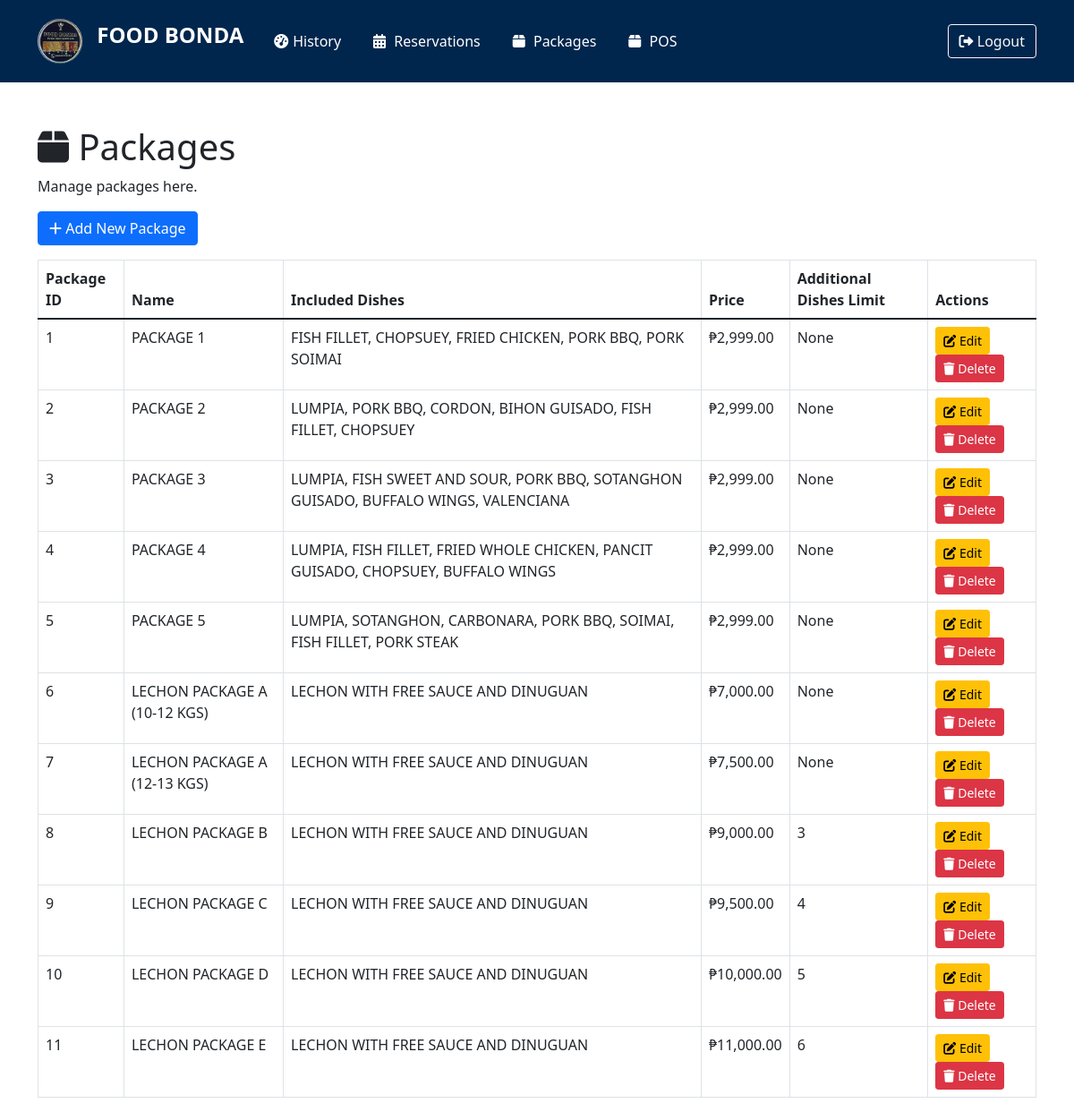
The page /owner/owner_packages.php (signed in) on the database its author committed.
### tables this page shows
CREATE TABLE `packages` (
  `package_id` int NOT NULL,
  `package_name` varchar(255) NOT NULL,
  `price` decimal(10,2) NOT NULL,
  `included_dishes` text NOT NULL,
  `additional_dishes_limit` int DEFAULT NULL
);

### owner/owner_packages.php (the view, shortened to what this page needs)
<?php
require_once '../db_conn.php';
$sql = 'SELECT * FROM packages';
$result = $conn->query($sql);
$packages = [];
if ($result->num_rows > 0) {
    while ($row = $result->fetch_assoc()) {
        $packages[] = $row;
    }
}
?>
<!DOCTYPE html>
<html lang="en">
<head>
    <link href="https://cdn.jsdelivr.net/npm/bootstrap@5.1.3/dist/css/bootstrap.min.css" rel="stylesheet">
    <link rel="stylesheet" href="https://cdnjs.cloudflare.com/ajax/libs/font-awesome/6.0.0/css/all.min.css">
    <link href="owner_dashboard.css" rel="stylesheet">
</head>
<body>
    <?php include 'owner_navbar.php'; ?>
    <div class="container mt-5">
        <h1><i class="fas fa-box"></i> Packages</h1>
        <p>Manage packages here.</p>
        <a href="add_package.php" class="btn btn-primary mb-3"><i class="fas fa-plus"></i> Add New Package</a>
        <table class="table table-bordered">
            <thead>
                <tr>
                    <th>Package ID</th>
                    <th>Name</th>
                    <th>Included Dishes</th>
                    <th>Price</th>
                    <th>Additional Dishes Limit</th>
                    <th>Actions</th>
                </tr>
            </thead>
            <tbody>
                <?php foreach ($packages as $package): ?>
                <tr>
                    <td><?php echo htmlspecialchars($package['package_id']); ?></td>
                    <td><?php echo htmlspecialchars($package['package_name']); ?></td>
                    <td><?php echo htmlspecialchars($package['included_dishes']); ?></td>
                    <td>₱<?php echo number_format($package['price'], 2); ?></td>
                    <td><?php echo $package['additional_dishes_limit'] == 0 ? 'None' : htmlspecialchars($package['additional_dishes_limit']); ?></td>
                    <td>
                        <a href="edit_package.php?id=<?php echo $package['package_id']; ?>" class="btn btn-warning btn-sm"><i
                                class="fas fa-edit"></i> Edit</a>
                        <a href="delete_package.php?id=<?php echo $package['package_id']; ?>" class="btn btn-danger btn-sm"
                            onclick="return confirm('Are you sure you want to delete this package?');"><i
                                class="fas fa-trash"></i> Delete</a>
                    </td>
                </tr>
                <?php endforeach; ?>
            </tbody>
        </table>
    </div>
</body>
</html>

### owner/owner_dashboard.css (style rules this page uses)
:root { --dark-blue: #00264d; --light-blue: #e8f1f8; --light-gray: #f8f9fa; --accent-blue: #0066cc; }
body { min-height: 100vh; display: flex; flex-direction: column; }

### rows shown on the page
packages: package_id "1", package_name "PACKAGE 1", included_dishes "FISH FILLET, CHOPSUEY, FRIED CHICKEN, PORK BBQ, PORK SOIMAI", price "2,999.00", additional_dishes_limit "None"
packages: package_id "2", package_name "PACKAGE 2", included_dishes "LUMPIA, PORK BBQ, CORDON, BIHON GUISADO, FISH FILLET, CHOPSUEY", price "2,999.00", shows "None"
packages: package_id "3", package_name "PACKAGE 3", included_dishes "LUMPIA, FISH SWEET AND SOUR, PORK BBQ, SOTANGHON GUISADO, BUFFALO WINGS, VALENCIANA", price "2,999.00", shows "None"
packages: package_id "4", package_name "PACKAGE 4", included_dishes "LUMPIA, FISH FILLET, FRIED WHOLE CHICKEN, PANCIT GUISADO, CHOPSUEY, BUFFALO WINGS", price "2,999.00", shows "None"
packages: package_id "5", package_name "PACKAGE 5", included_dishes "LUMPIA, SOTANGHON, CARBONARA, PORK BBQ, SOIMAI, FISH FILLET, PORK STEAK", price "2,999.00", shows "None"
packages: package_id "6", package_name "LECHON PACKAGE A (10-12 KGS)", included_dishes "LECHON WITH FREE SAUCE AND DINUGUAN", price "7,000.00", shows "None"
packages: package_id "7", package_name "LECHON PACKAGE A (12-13 KGS)", included_dishes "LECHON WITH FREE SAUCE AND DINUGUAN", price "7,500.00", shows "None"
packages: package_id "8", package_name "LECHON PACKAGE B", included_dishes "LECHON WITH FREE SAUCE AND DINUGUAN", price "9,000.00", additional_dishes_limit "3"
packages: package_id "9", package_name "LECHON PACKAGE C", included_dishes "LECHON WITH FREE SAUCE AND DINUGUAN", price "9,500.00", additional_dishes_limit "4"
packages: package_id "10", package_name "LECHON PACKAGE D", included_dishes "LECHON WITH FREE SAUCE AND DINUGUAN", price "10,000.00", additional_dishes_limit "5"
packages: package_id "11", package_name "LECHON PACKAGE E", included_dishes "LECHON WITH FREE SAUCE AND DINUGUAN", price "11,000.00", additional_dishes_limit "6"
